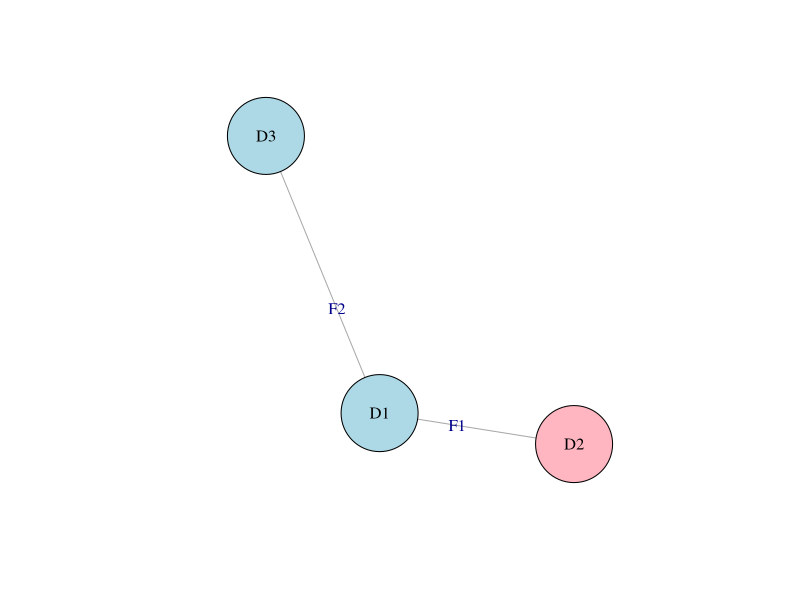

This chart was generated by the following R code:
# build a fake graph

library(igraph)

graph = graph.edgelist(rbind(c("D1", "D2"),
                             c("D1", "D3")),
                       directed = FALSE)

# graph = featureNetwork(assay_list)
V(graph)$size = 50
V(graph)$color = c("lightblue", "lightpink", "lightblue")
V(graph)$label.color = "black"

E(graph)$label <- c("F1", "F2")
E(graph)$weight = c(50, 20)

# pdf(paste0("../../Figures/raw/PBMC_nonoverlapping_multiome_", probval,
#            "_network.pdf"), 
#     width = 6, height = 6)
plot(graph, layout = layout.drl)
# dev.off()
# g
